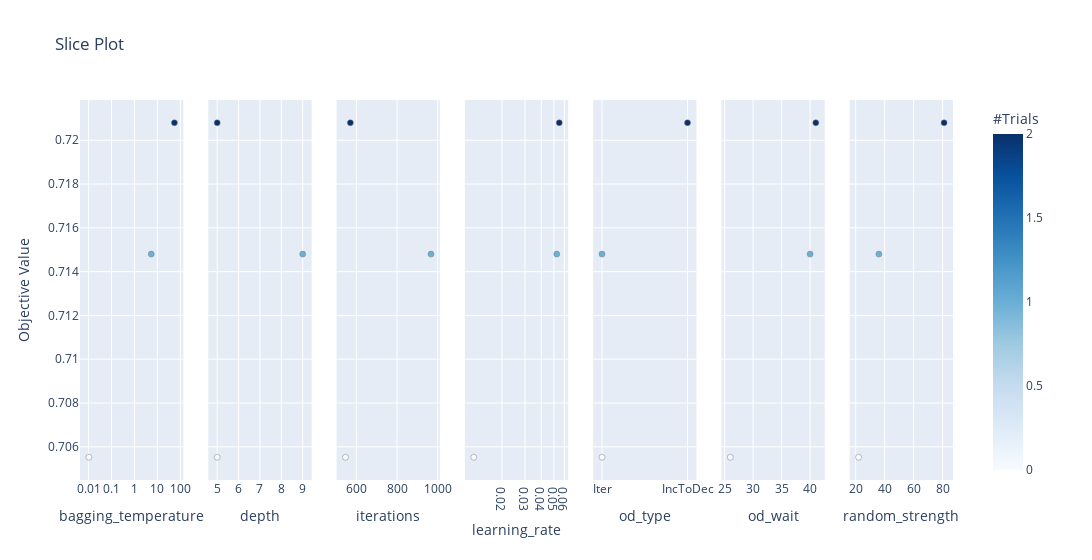

Notebook code cell kept with this figure:
### Code cell
optuna.visualization.plot_slice(study)

### Figure 1 — Plotly figure (JSON) as saved in the notebook; plotly's stock layout.template omitted (floating-point values rounded to 4 significant figures)
{"data": [{"marker": {"color": [0, 1, 2], "colorbar": {"title": {"text": "#Trials"}, "x": 1, "xpad": 40}, "colorscale": [[0, "rgb(247,251,255)"], [0.125, "rgb(222,235,247)"], [0.25, "rgb(198,219,239)"], [0.375, "rgb(158,202,225)"], [0.5, "rgb(107,174,214)"], [0.625, "rgb(66,146,198)"], [0.75, "rgb(33,113,181)"], [0.875, "rgb(8,81,156)"], [1, "rgb(8,48,107)"]], "line": {"color": "Grey", "width": 0.5}, "showscale": true}, "mode": "markers", "showlegend": false, "type": "scatter", "x": [0.0103, 5.42, 55.58], "xaxis": "x", "y": [0.7055, 0.7148, 0.7208], "yaxis": "y"}, {"marker": {"color": [0, 1, 2], "colorbar": {"title": {"text": "#Trials"}, "x": 1, "xpad": 40}, "colorscale": [[0, "rgb(247,251,255)"], [0.125, "rgb(222,235,247)"], [0.25, "rgb(198,219,239)"], [0.375, "rgb(158,202,225)"], [0.5, "rgb(107,174,214)"], [0.625, "rgb(66,146,198)"], [0.75, "rgb(33,113,181)"], [0.875, "rgb(8,81,156)"], [1, "rgb(8,48,107)"]], "line": {"color": "Grey", "width": 0.5}, "showscale": false}, "mode": "markers", "showlegend": false, "type": "scatter", "x": [5, 9, 5], "xaxis": "x2", "y": [0.7055, 0.7148, 0.7208], "yaxis": "y2"}, {"marker": {"color": [0, 1, 2], "colorbar": {"title": {"text": "#Trials"}, "x": 1, "xpad": 40}, "colorscale": [[0, "rgb(247,251,255)"], [0.125, "rgb(222,235,247)"], [0.25, "rgb(198,219,239)"], [0.375, "rgb(158,202,225)"], [0.5, "rgb(107,174,214)"], [0.625, "rgb(66,146,198)"], [0.75, "rgb(33,113,181)"], [0.875, "rgb(8,81,156)"], [1, "rgb(8,48,107)"]], "line": {"color": "Grey", "width": 0.5}, "showscale": false}, "mode": "markers", "showlegend": false, "type": "scatter", "x": [546, 967, 570], "xaxis": "x3", "y": [0.7055, 0.7148, 0.7208], "yaxis": "y3"}, {"marker": {"color": [0, 1, 2], "colorbar": {"title": {"text": "#Trials"}, "x": 1, "xpad": 40}, "colorscale": [[0, "rgb(247,251,255)"], [0.125, "rgb(222,235,247)"], [0.25, "rgb(198,219,239)"], [0.375, "rgb(158,202,225)"], [0.5, "rgb(107,174,214)"], [0.625, "rgb(66,146,198)"], [0.75, "rgb(33,113,181)"], [0.875, "rgb(8,81,156)"], [1, "rgb(8,48,107)"]], "line": {"color": "Grey", "width": 0.5}, "showscale": false}, "mode": "markers", "showlegend": false, "type": "scatter", "x": [0.01216, 0.05257, 0.05491], "xaxis": "x4", "y": [0.7055, 0.7148, 0.7208], "yaxis": "y4"}, {"marker": {"color": [0, 1, 2], "colorbar": {"title": {"text": "#Trials"}, "x": 1, "xpad": 40}, "colorscale": [[0, "rgb(247,251,255)"], [0.125, "rgb(222,235,247)"], [0.25, "rgb(198,219,239)"], [0.375, "rgb(158,202,225)"], [0.5, "rgb(107,174,214)"], [0.625, "rgb(66,146,198)"], [0.75, "rgb(33,113,181)"], [0.875, "rgb(8,81,156)"], [1, "rgb(8,48,107)"]], "line": {"color": "Grey", "width": 0.5}, "showscale": false}, "mode": "markers", "showlegend": false, "type": "scatter", "x": ["Iter", "Iter", "IncToDec"], "xaxis": "x5", "y": [0.7055, 0.7148, 0.7208], "yaxis": "y5"}, {"marker": {"color": [0, 1, 2], "colorbar": {"title": {"text": "#Trials"}, "x": 1, "xpad": 40}, "colorscale": [[0, "rgb(247,251,255)"], [0.125, "rgb(222,235,247)"], [0.25, "rgb(198,219,239)"], [0.375, "rgb(158,202,225)"], [0.5, "rgb(107,174,214)"], [0.625, "rgb(66,146,198)"], [0.75, "rgb(33,113,181)"], [0.875, "rgb(8,81,156)"], [1, "rgb(8,48,107)"]], "line": {"color": "Grey", "width": 0.5}, "showscale": false}, "mode": "markers", "showlegend": false, "type": "scatter", "x": [26, 40, 41], "xaxis": "x6", "y": [0.7055, 0.7148, 0.7208], "yaxis": "y6"}, {"marker": {"color": [0, 1, 2], "colorbar": {"title": {"text": "#Trials"}, "x": 1, "xpad": 40}, "colorscale": [[0, "rgb(247,251,255)"], [0.125, "rgb(222,235,247)"], [0.25, "rgb(198,219,239)"], [0.375, "rgb(158,202,225)"], [0.5, "rgb(107,174,214)"], [0.625, "rgb(66,146,198)"], [0.75, "rgb(33,113,181)"], [0.875, "rgb(8,81,156)"], [1, "rgb(8,48,107)"]], "line": {"color": "Grey", "width": 0.5}, "showscale": false}, "mode": "markers", "showlegend": false, "type": "scatter", "x": [22, 36, 81], "xaxis": "x7", "y": [0.7055, 0.7148, 0.7208], "yaxis": "y7"}], "layout": {"title": {"text": "Slice Plot"}, "width": 2100, "xaxis": {"anchor": "y", "domain": [0, 0.1184], "title": {"text": "bagging_temperature"}, "type": "log"}, "xaxis2": {"anchor": "y2", "domain": [0.1469, 0.2653], "title": {"text": "depth"}}, "xaxis3": {"anchor": "y3", "domain": [0.2939, 0.4122], "title": {"text": "iterations"}}, "xaxis4": {"anchor": "y4", "domain": [0.4408, 0.5592], "title": {"text": "learning_rate"}, "type": "log"}, "xaxis5": {"anchor": "y5", "domain": [0.5878, 0.7061], "title": {"text": "od_type"}}, "xaxis6": {"anchor": "y6", "domain": [0.7347, 0.8531], "title": {"text": "od_wait"}}, "xaxis7": {"anchor": "y7", "domain": [0.8816, 1.0], "title": {"text": "random_strength"}}, "yaxis": {"anchor": "x", "domain": [0, 1], "title": {"text": "Objective Value"}}, "yaxis2": {"anchor": "x2", "domain": [0, 1], "matches": "y", "showticklabels": false}, "yaxis3": {"anchor": "x3", "domain": [0, 1], "matches": "y", "showticklabels": false}, "yaxis4": {"anchor": "x4", "domain": [0, 1], "matches": "y", "showticklabels": false}, "yaxis5": {"anchor": "x5", "domain": [0, 1], "matches": "y", "showticklabels": false}, "yaxis6": {"anchor": "x6", "domain": [0, 1], "matches": "y", "showticklabels": false}, "yaxis7": {"anchor": "x7", "domain": [0, 1], "matches": "y", "showticklabels": false}}}
